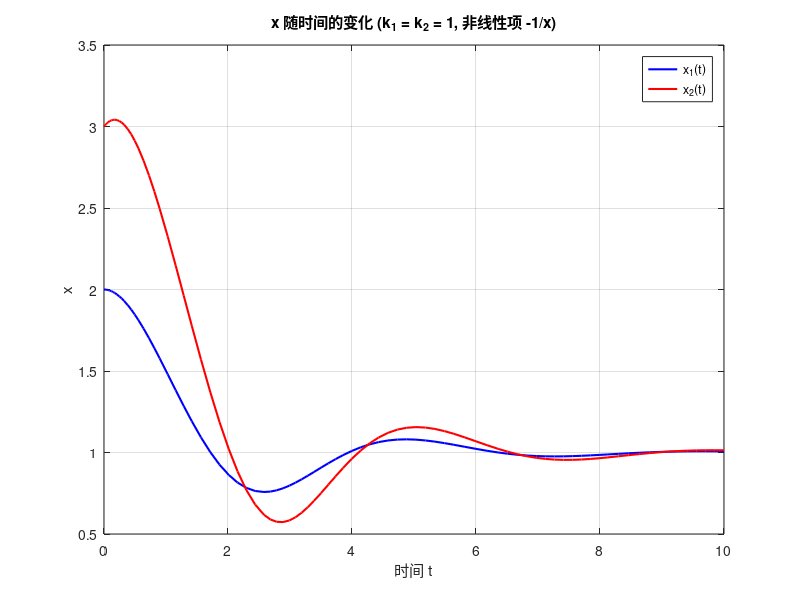
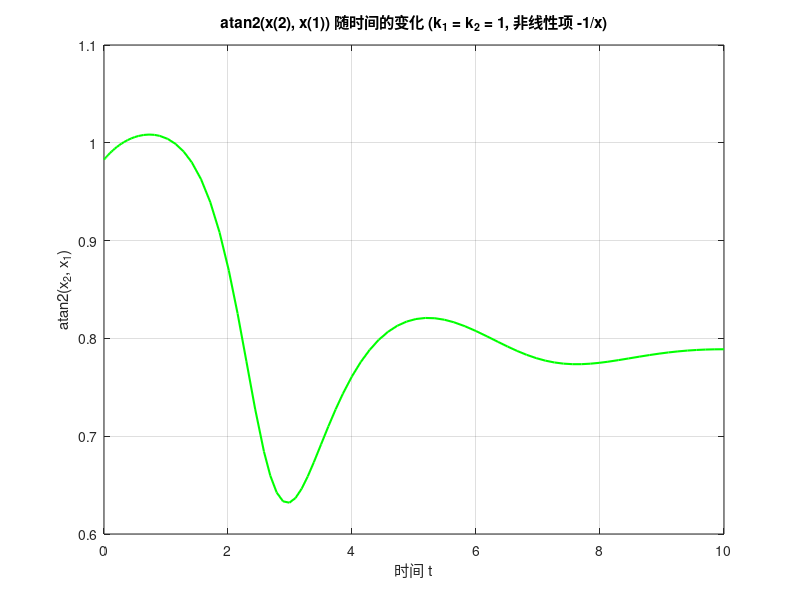

These figures' MATLAB source, in order:
% simulate_nonlinear.m
% 仿真系统: \ddot{x} + k_1 \dot{x} + k_2 x - 1/x = 0, 其中 x \in \mathbb{R}^2
% 即每个分量独立满足: \ddot{x}_i + k_1 \dot{x}_i + k_2 x_i - 1/x_i = 0
% 绘制 k_1 = k_2 = 1 时 x 随时间的变化曲线, 以及 atan2(x(2), x(1)) 的变化曲线

clear; clc; close all;

% 参数
k1 = 1;
k2 = 1;

% 初始条件: [x1, x2, v1, v2]
% 注意: 1/x 在 x=0 处奇异, 所以初始条件应使 x1, x2 始终同号且不穿过零
x0 = [2; 3; 0; 0.5];  % 可根据需要修改

% 时间范围
tspan = [0, 10];

% 定义 ODE 函数
% 状态向量 y = [x1, x2, v1, v2]
% dy/dt = [v1; v2; -k1*v1 - k2*x1 + 1/x1; -k1*v2 - k2*x2 + 1/x2]
odefun = @(t, y) [y(3); y(4); ...
                   -k1*y(3) - k2*y(1) + 1/y(1); ...
                   -k1*y(4) - k2*y(2) + 1/y(2)];

% 求解 ODE
[t, y] = ode45(odefun, tspan, x0);

% 提取状态
x1 = y(:, 1);
x2 = y(:, 2);
v1 = y(:, 3);
v2 = y(:, 4);

% 计算 atan2(x(2), x(1))
theta = atan2(x2, x1);

% 图1: x(1) 和 x(2) 随时间的变化
figure(1);
plot(t, x1, 'b-', 'LineWidth', 1.5); hold on;
plot(t, x2, 'r-', 'LineWidth', 1.5);
xlabel('时间 t');
ylabel('x');
title('x 随时间的变化 (k_1 = k_2 = 1, 非线性项 -1/x)');
legend('x_1(t)', 'x_2(t)');
grid on;
hold off;

% 图2: atan2(x(2), x(1)) 随时间的变化
figure(2);
plot(t, theta, 'g-', 'LineWidth', 1.5);
xlabel('时间 t');
ylabel('atan2(x_2, x_1)');
title('atan2(x(2), x(1)) 随时间的变化 (k_1 = k_2 = 1, 非线性项 -1/x)');
grid on;
